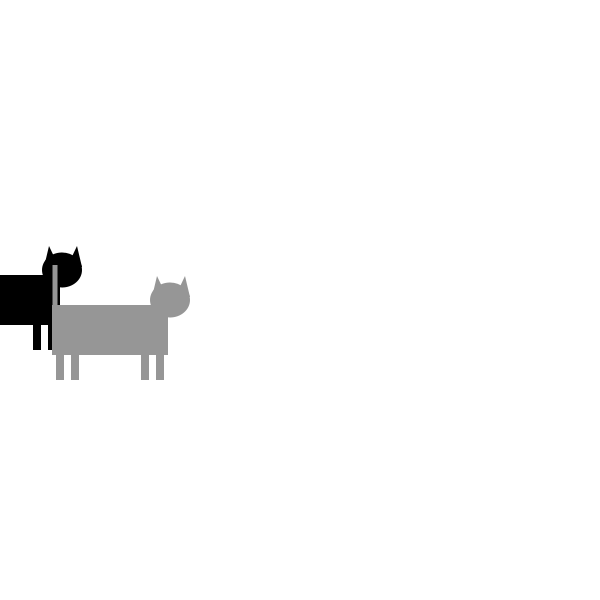
Frame 1 (no input)
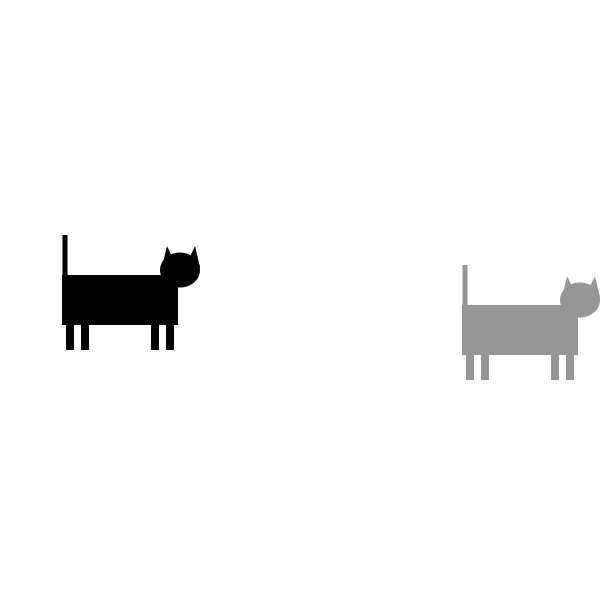
Frame 60 (the mouse pressed at the canvas centre just before this capture)
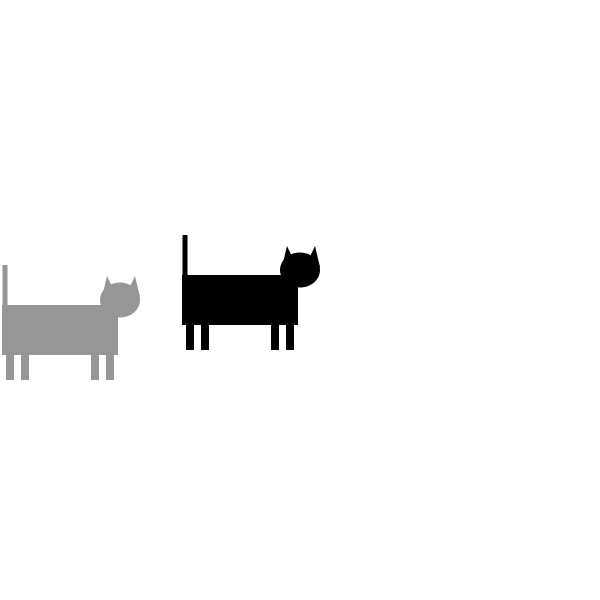
Frame 120 (the mouse held since frame 60 and released just before this capture)

The Processing sketch that drew these frames (run headless with seeded random() and noise(); from frame 60 on, the mouse is pressed at the canvas centre):

// Processing sketch: Object_Cat_Move_Args_Tab
// ── Object_Cat_Move_Args_Tab.pde
//Objectified cat that can move and take in arguments!

Cat myCat1;  //declare Cat object as a global
Cat myCat2;  //declare Cat object as a global

//=====================VOID SETUP START=====================
void setup() {

  background(0); 
  size(600, 600);
  frameRate(30);

  myCat1 = new Cat(0,300,2,0);        //initialize Cat object
  myCat2 = new Cat(100,330,10,150);   //initialize Cat object
}
//=====================VOID SETUP END=====================


//=====================VOID DRAW START=====================
void draw() {

  background(255);
  
  myCat1.move();            //move x position of cat
  myCat1.boundsCheckX();    //check to see if x position has gone off screen horiz
  myCat1.display();         //draw cat
  
  myCat2.move();            //move x position of cat
  myCat2.boundsCheckX();    //check to see if x position has gone off screen horiz
  myCat2.display();         //draw cat
  
}
//=====================VOID DRAW END=====================

// ── Cat.pde
//=============CAT CLASS DEFINED===============
class Cat {
  //Variables for Cat
  int x;
  int y;
  int legLength;
  int legWidth;
  int xSpeed;
  color fillColor;

  Cat(int tempX, int tempY, int tempSpeedX, color tempColor) {  //Constructor
  
  //Vars get Init'd
    x = tempX;               //x assigned value of tempX which is incoming arg
    y = tempY;               //y assigned value of tempY which is incoming arg
    xSpeed = tempSpeedX;     //xSpeed assigned value of tempSpeedX which is incoming arg
    fillColor = tempColor;    //fillColor assigned value of tempColor which is incoming
    
    legLength = 40;
    legWidth = 8;
  }

  void display() { //Function to draw cat
    smooth();          //smooth edges of geometry
    noStroke();
    rectMode(CENTER);  //set rect mode
    fill(fillColor);               //cat color
    rect(x, y, 116, 50);      //body

    ellipse(x+60, y-30, 40, 35);  //head  
    triangle(x+60-18, y-30-3, x+60-18+5, y-30-12-12, x+60-18+15, y-30-3);  //forward ear
    triangle(x+60+5, y-30-3, x+60+15, y-30-12-12, x+60+15+5, y-30-3);  //rear ear  

    rect(x-50, y+30, legWidth, legLength);  //back leg forward
    rect(x-35, y+30, legWidth, legLength);  //back leg behind

    rect(x+50, y+30, legWidth, legLength);  //front leg forward
    rect(x+35, y+30, legWidth, legLength);  //front leg behind

    rect(x-55, y-30, 5, 70);      //tail
  }
  //End of Display Function

  void move() {  //Function to move cat
    x = x+xSpeed;
  }
  //End of Move Function

  void boundsCheckX() {    //Function to check the x position of cat on screen
    if (x > width || x < 0) { 
      xSpeed = xSpeed * -1;
    }
  }
  //End of boundsCheckX Function
  
}  //End of Cat Class
